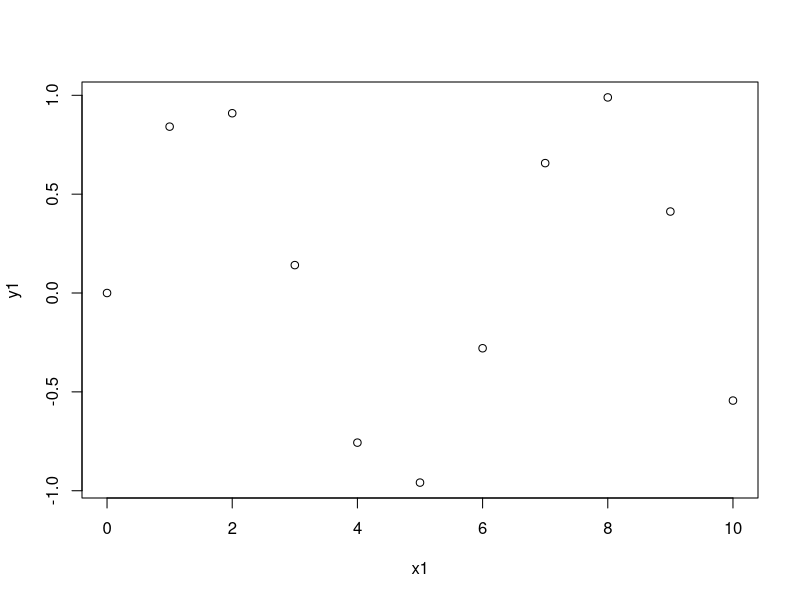

R code for this plot:
## ---- chunk 1
# clear variables from workspace
rm(list = ls())
## ---- chunk 2
# create an array 0, 1, 2, ..., 10
x1 <- seq(from = 0, to = 10, by = 1)
## ---- chunk 3
# create a second array that is a function of the first
y1 <- sin(x1)
## ---- chunk 4
# plot y1 as a function of x1
plot(x1, y1)
